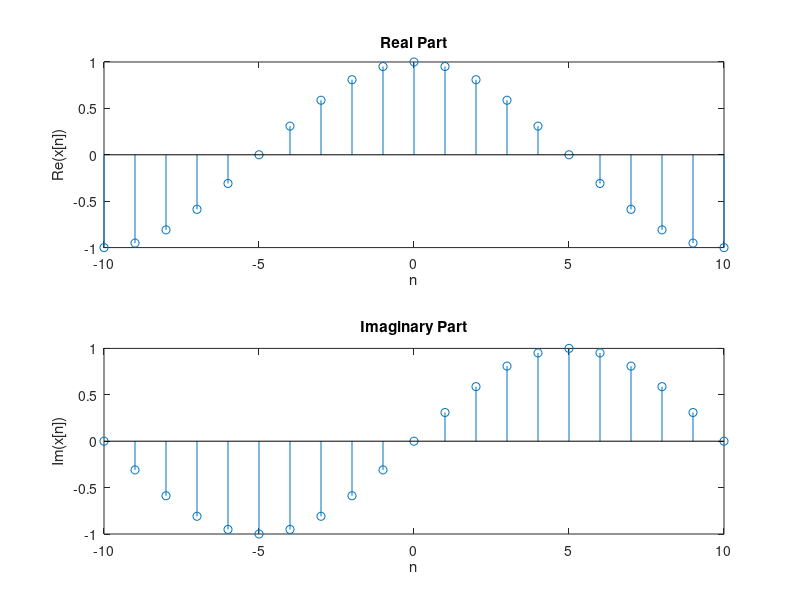

This chart was generated by the following MATLAB code:
clear;
clc;

n = -10:1:10;
x = exp(j.*pi.*n./10);

subplot(2,1,1)
stem(n,real(x));
title('Real Part');
xlabel('n')
ylabel('Re(x[n])')

subplot(2,1,2)
stem(n,imag(x));
title('Imaginary Part');
xlabel('n')
ylabel('Im(x[n])')